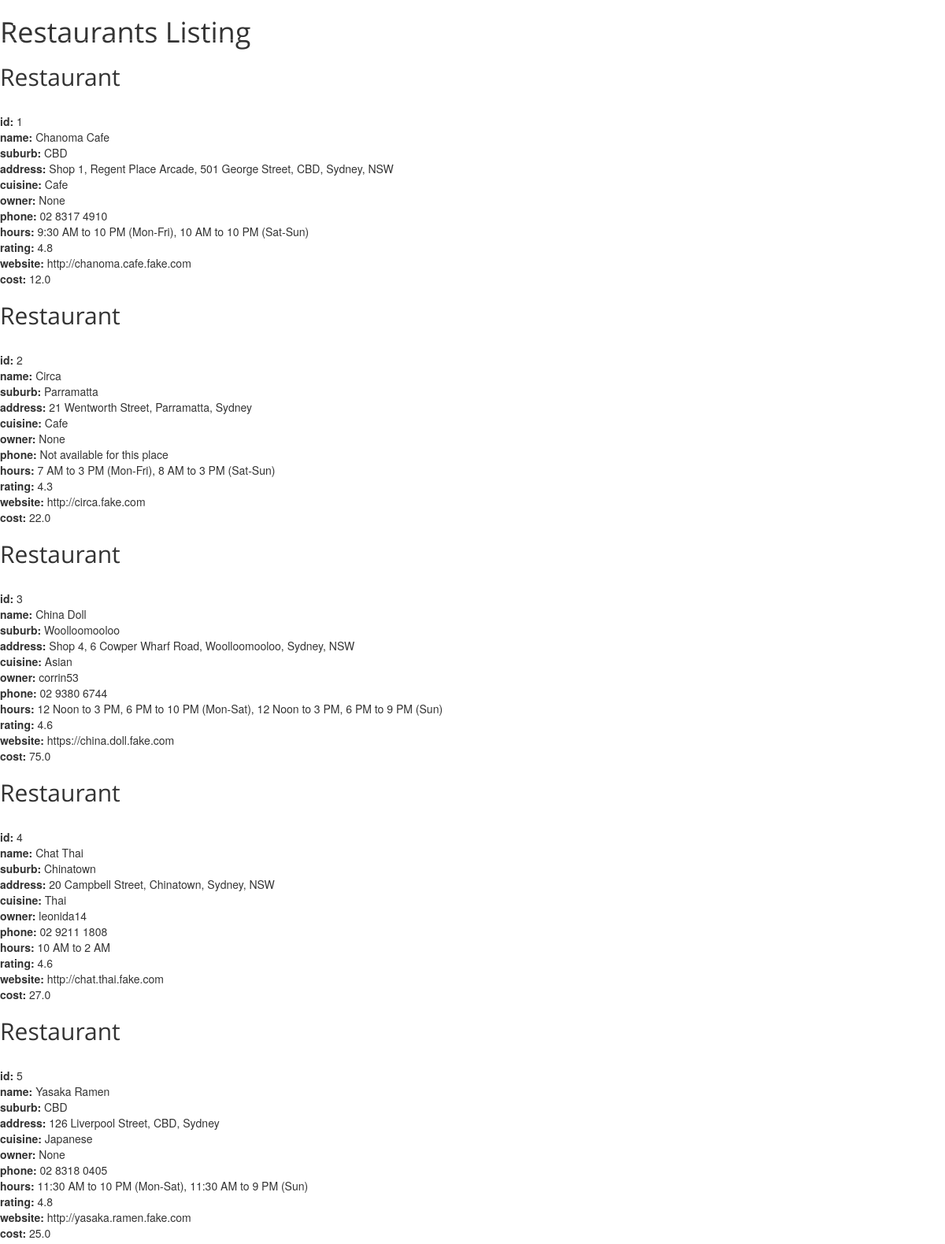
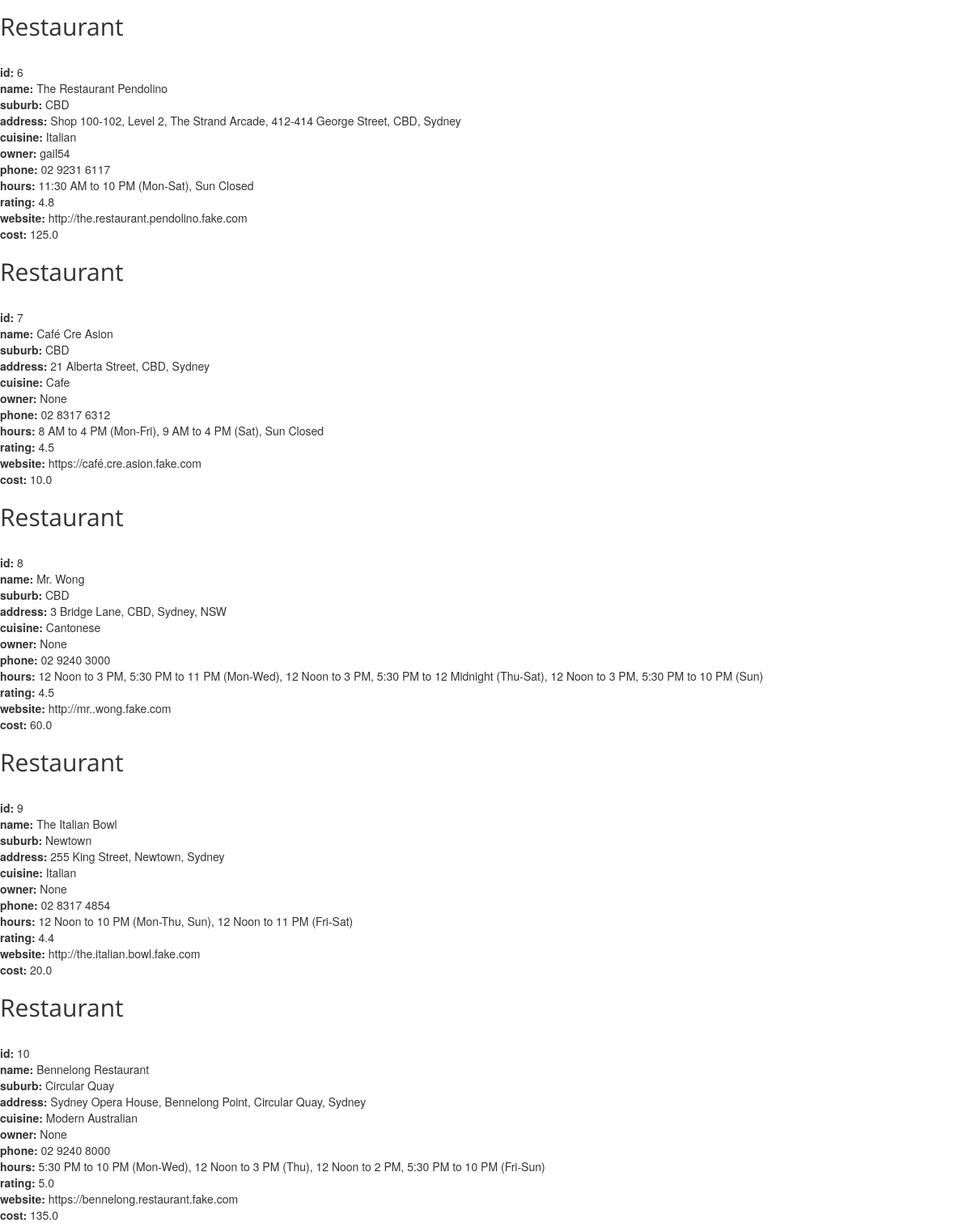
The app's page /restaurants, older data (2 pictures, top to bottom).
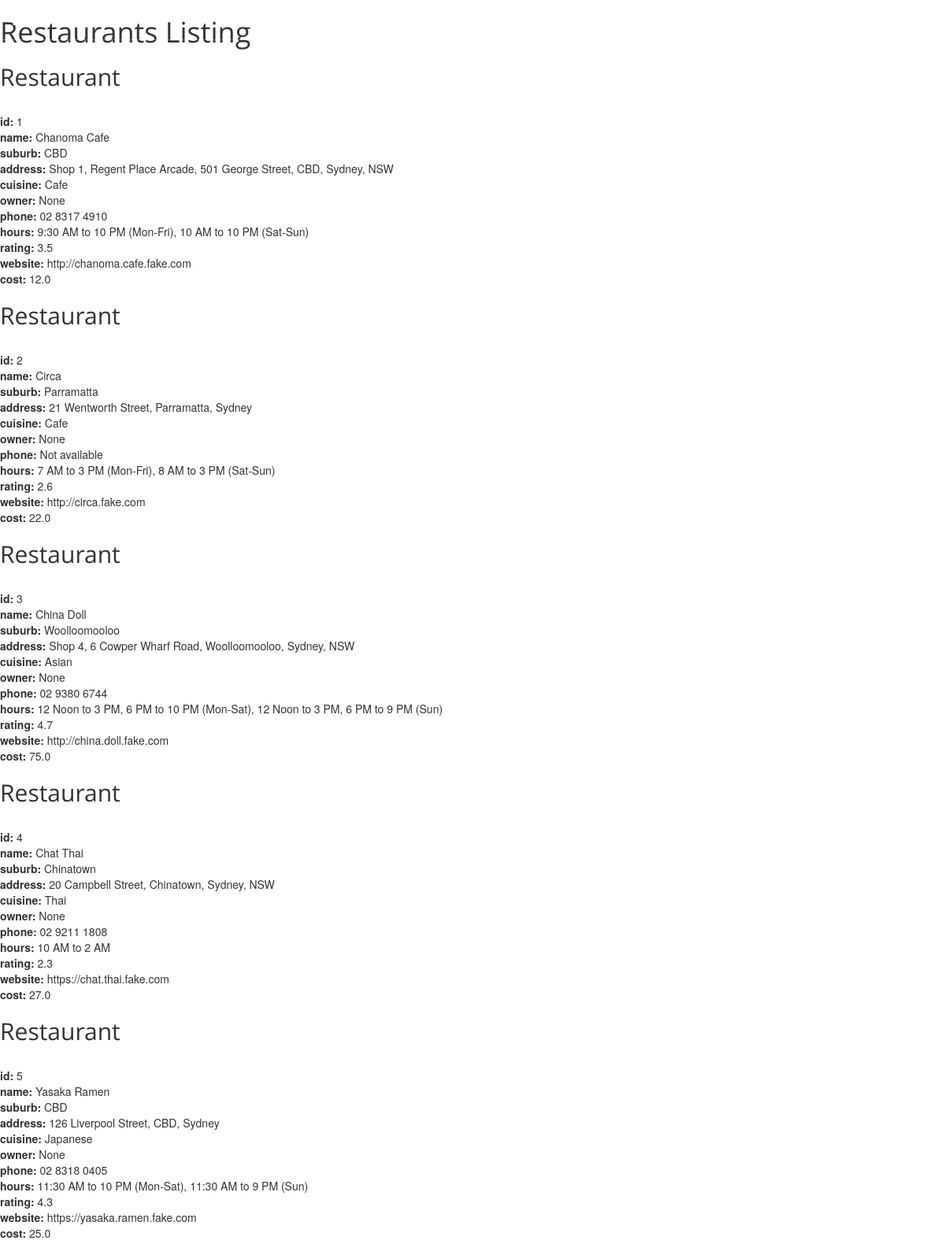
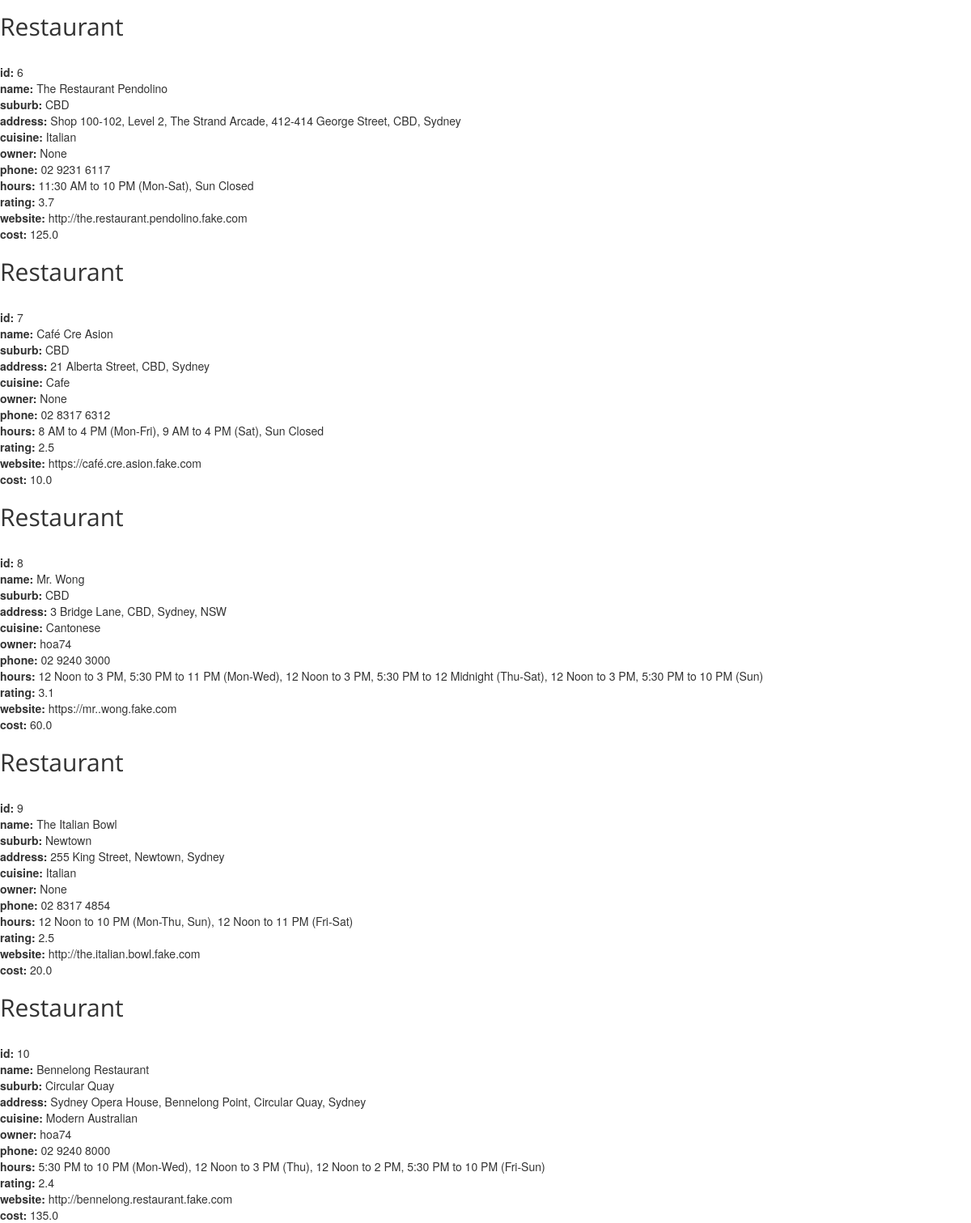
The same page, newer data (2 pictures, top to bottom).
### tables this page shows
CREATE TABLE Restaurants (
				id			INTEGER not null unique,
				name		TEXT not null,
				suburb	TEXT not null,
				address	TEXT not null,
				phone		TEXT,
				hours		TEXT, -- business hours
				cuisine	TEXT not null,
				owner		TEXT,
				rating	FLOAT, -- can be unrated
				website	TEXT check (website like 'http%://%'),
				cost		FLOAT, -- average cost
				PRIMARY KEY (id),
				FOREIGN KEY (owner) REFERENCES Users(username)
			);

### fff.py (the view)
@app.route('/restaurants')
def restaurants_page():
	conn = sqlite3.connect('data.db')
	c = conn.cursor()
	restaurants = db_interface.get_restaurants(c)
	return render_template('restaurants.html', restaurants=restaurants)

### classes.py (called while the page is built)
    def get_id(self):  # Does not require setter
        return self.id

    def get_name(self):
        return self.name

    def get_suburb(self):
        return self.suburb

    def get_address(self):
        return self.address

    def get_cuisine(self):
        return self.cuisine

    def get_owner(self):
        return self.owner

    def get_phone(self):
        return self.phone

    def get_hours(self):
        return self.hours

    def get_rating(self):
        return self.rating

    def get_website(self):
        return self.website

    def get_cost(self):
        return self.cost

### db_interface.py (called while the page is built)
def get_restaurants(c):
    results = []
    c.execute("SELECT * FROM Restaurants LIMIT 10")  # TODO update limit
    for restaurant in c.fetchall():
        r = Restaurant(
            id=restaurant[0],
            name=restaurant[1],
            suburb=restaurant[2],
            address=restaurant[3],
            phone=restaurant[4],
            hours=restaurant[5],
            cuisine=restaurant[6],
            owner=restaurant[7],
            rating=restaurant[8],
            website=restaurant[9],
            cost=restaurant[10]
        )
        results.append(r)
    return results

### templates/restaurants.html (shortened to what this page needs)
{% extends "base.html" %}
{% block body %}
<div class="restaurant-display">
  <h1>Restaurants Listing</h1>
  {% for r in restaurants %}
    <div class="restaurant">
      <p>
        <h2>Restaurant</h2> <br/>
        <b>id:</b> {{ r.get_id() }} <br/>
        <b>name:</b> {{ r.get_name() }} <br/>
        <b>suburb:</b> {{ r.get_suburb() }} <br/>
        <b>address:</b> {{ r.get_address() }} <br/>
        <b>cuisine:</b> {{ r.get_cuisine() }} <br/>
        <b>owner:</b> {{ r.get_owner() }} <br/>
        <b>phone:</b> {{ r.get_phone() }} <br/>
        <b>hours:</b> {{ r.get_hours() }} <br/>
        <b>rating:</b> {{ r.get_rating() }} <br/>
        <b>website:</b> {{ r.get_website() }} <br/>
        <b>cost:</b> {{ r.get_cost() }} <br/>
      </p>
    </div>
  {% endfor %}
</div>
{% endblock %}

### templates/base.html (shortened to what this page needs)
<!DOCTYPE html>
<html lang="en">
    <head>
        <link href="{{ url_for('static', filename='vendor/bootstrap/css/bootstrap.min.css') }}" rel="stylesheet" type="text/css">
        <link href="{{ url_for('static', filename='vendor/font-awesome/css/font-awesome.min.css') }}" rel="stylesheet" type="text/css">
        <link href="{{ url_for('static', filename='fonts/open_sans.css') }}" rel="stylesheet" type="text/css">
        <link href="{{ url_for('static', filename='fonts/josefin_sans.css') }}" rel="stylesheet" type="text/css">
        <link href="{{ url_for('static', filename='css/fff.css') }}" rel="stylesheet" type="text/css">
    </head>
    <body>
        <div class="row">
            <nav id="mainNav" class="navbar navbar-default navbar-fixed-top">
                <div class="container-fluid">
                    <div class="navbar-header">
                        <a class="navbar-brand page-scroll" href="{{ url_for('home_page') }}">FFF</a>
                    </div>
                    <div class="collapse navbar-collapse" id="bs-example-navbar-collapse-1">
                        <ul class="nav navbar-nav navbar-right">
                            <li>
                                <a class="page-scroll" href="{{ url_for('restaurants_page') }}">Restaurants</a>
                            </li>
                            <li>
                                <a class="page-scroll" href="{{ url_for('register') }}">Register</a>
                            </li>
                            <li>
                                <a class="page-scroll" href="{{ url_for('login') }}">Login</a>
                            </li>
                        </ul>
                    </div>
                </div>
            </nav>
        </div>
        {% block body %}
        {% endblock %}
    </body>
</html>

### static/css/fff.css (style rules this page uses)
html, body { height: 100%; width: 100%; }
body { font-family: 'Josefin Sans', 'Helvetica Neue', Arial, sans-serif; }
a { -webkit-transition: all 0.35s; -moz-transition: all 0.35s; transition: all 0.35s; color: #F05F40; }
h1, h2, h3, h4, h5, h6 { font-family: 'Open Sans', 'Helvetica Neue', Arial, sans-serif; }
p { font-size: 16px; line-height: 1.5; margin-bottom: 20px; }
.navbar-default { background-color: white; border-color: rgba(34, 34, 34, 0.05); font-family: 'Open Sans', 'Helvetica Neue', Arial, sans-serif; -webkit-transition: all 0.35s; -moz-transition: all 0.35s; transition: all 0.35s; }
.navbar-default .navbar-header .navbar-brand { color: #F05F40; font-family: 'Open Sans', 'Helvetica Neue', Arial, sans-serif; font-weight: 700; text-transform: uppercase; }
.navbar-default .nav > li > a, .navbar-default .nav > li > a:focus { text-transform: uppercase; font-weight: 700; font-size: 13px; color: #222222; }
@media (min-width: 768px) { .navbar-default { background-color: transparent; border-color: rgba(255, 255, 255, 0.3); } }
@media (min-width: 768px) { .navbar-default .navbar-header .navbar-brand { color: rgba(255, 255, 255, 0.7); } }
@media (min-width: 768px) { .navbar-default .nav > li > a, .navbar-default .nav > li > a:focus { color: rgba(255, 255, 255, 0.7); } }
body { webkit-tap-highlight-color: #222222; }

Row changes from the older to the newer data that the page shows:
changed Restaurants "Chanoma Cafe": get_rating "4.8" → "3.5"
changed Restaurants "Circa": get_phone "Not available for this place" → "Not available"; get_rating "4.3" → "2.6"
changed Restaurants "China Doll": get_owner "corrin53" → "None"; get_rating "4.6" → "4.7"; get_website "https://china.doll.fake.com" → "http://china.doll.fake.com"
changed Restaurants "Chat Thai": get_owner "leonida14" → "None"; get_rating "4.6" → "2.3"; get_website "http://chat.thai.fake.com" → "https://chat.thai.fake.com"
changed Restaurants "Yasaka Ramen": get_rating "4.8" → "4.3"; get_website "http://yasaka.ramen.fake.com" → "https://yasaka.ramen.fake.com"
changed Restaurants "The Restaurant Pendolino": get_owner "gail54" → "None"; get_rating "4.8" → "3.7"
changed Restaurants "Café Cre Asion": get_rating "4.5" → "2.5"
changed Restaurants "Mr. Wong": get_owner "None" → "hoa74"; get_rating "4.5" → "3.1"; get_website "http://mr..wong.fake.com" → "https://mr..wong.fake.com"
changed Restaurants "The Italian Bowl": get_rating "4.4" → "2.5"
changed Restaurants "Bennelong Restaurant": get_owner "None" → "hoa74"; get_rating "5.0" → "2.4"; get_website "https://bennelong.restaurant.fake.com" → "http://bennelong.restaurant.fake.com"
